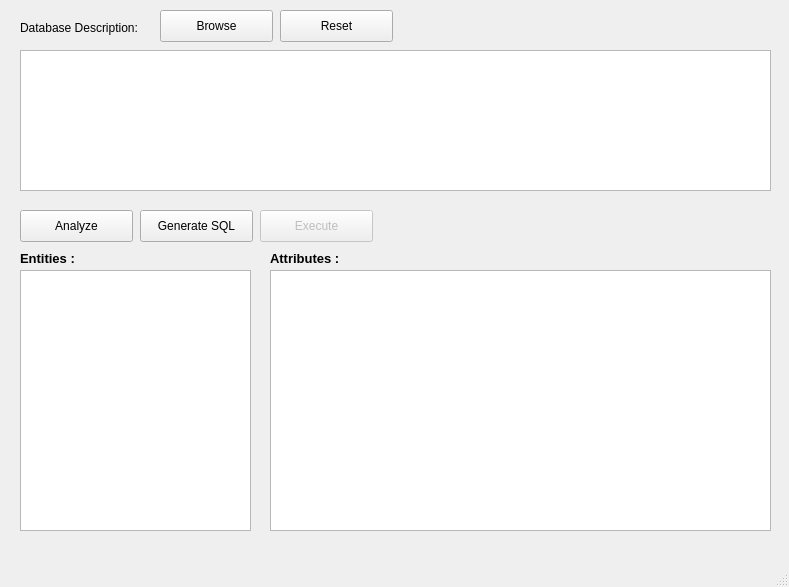
<?xml version="1.0" encoding="UTF-8"?>
<ui version="4.0">
 <class>MainWindow</class>
 <widget class="QMainWindow" name="MainWindow">
  <property name="geometry">
   <rect>
    <x>0</x>
    <y>0</y>
    <width>789</width>
    <height>587</height>
   </rect>
  </property>
  <property name="windowTitle">
   <string>Database Creator</string>
  </property>
  <widget class="QWidget" name="centralwidget">
   <widget class="QLabel" name="label">
    <property name="geometry">
     <rect>
      <x>20</x>
      <y>20</y>
      <width>141</width>
      <height>16</height>
     </rect>
    </property>
    <property name="text">
     <string>Database Description:</string>
    </property>
   </widget>
   <widget class="QPushButton" name="btn_browse">
    <property name="geometry">
     <rect>
      <x>160</x>
      <y>10</y>
      <width>113</width>
      <height>32</height>
     </rect>
    </property>
    <property name="text">
     <string>Browse</string>
    </property>
   </widget>
   <widget class="QTextEdit" name="description">
    <property name="geometry">
     <rect>
      <x>20</x>
      <y>50</y>
      <width>751</width>
      <height>141</height>
     </rect>
    </property>
    <property name="readOnly">
     <bool>true</bool>
    </property>
   </widget>
   <widget class="QLabel" name="label_3">
    <property name="geometry">
     <rect>
      <x>270</x>
      <y>250</y>
      <width>91</width>
      <height>16</height>
     </rect>
    </property>
    <property name="font">
     <font>
      <pointsize>10</pointsize>
      <weight>75</weight>
      <bold>true</bold>
     </font>
    </property>
    <property name="text">
     <string>Attributes :</string>
    </property>
   </widget>
   <widget class="QListWidget" name="entitylist">
    <property name="geometry">
     <rect>
      <x>20</x>
      <y>270</y>
      <width>231</width>
      <height>261</height>
     </rect>
    </property>
   </widget>
   <widget class="QLabel" name="label_2">
    <property name="geometry">
     <rect>
      <x>20</x>
      <y>250</y>
      <width>81</width>
      <height>16</height>
     </rect>
    </property>
    <property name="font">
     <font>
      <pointsize>10</pointsize>
      <weight>75</weight>
      <bold>true</bold>
     </font>
    </property>
    <property name="text">
     <string>Entities :</string>
    </property>
   </widget>
   <widget class="QTableWidget" name="attributetable">
    <property name="geometry">
     <rect>
      <x>270</x>
      <y>270</y>
      <width>501</width>
      <height>261</height>
     </rect>
    </property>
   </widget>
   <widget class="QPushButton" name="btn_analyze">
    <property name="geometry">
     <rect>
      <x>20</x>
      <y>210</y>
      <width>113</width>
      <height>32</height>
     </rect>
    </property>
    <property name="text">
     <string>Analyze</string>
    </property>
   </widget>
   <widget class="QPushButton" name="btn_generate">
    <property name="geometry">
     <rect>
      <x>140</x>
      <y>210</y>
      <width>113</width>
      <height>32</height>
     </rect>
    </property>
    <property name="text">
     <string>Generate SQL</string>
    </property>
   </widget>
   <widget class="QPushButton" name="pushButton_3">
    <property name="enabled">
     <bool>false</bool>
    </property>
    <property name="geometry">
     <rect>
      <x>260</x>
      <y>210</y>
      <width>113</width>
      <height>32</height>
     </rect>
    </property>
    <property name="text">
     <string>Execute</string>
    </property>
   </widget>
   <widget class="QPushButton" name="btn_reset">
    <property name="geometry">
     <rect>
      <x>280</x>
      <y>10</y>
      <width>113</width>
      <height>32</height>
     </rect>
    </property>
    <property name="text">
     <string>Reset</string>
    </property>
   </widget>
  </widget>
  <widget class="QMenuBar" name="menubar">
   <property name="geometry">
    <rect>
     <x>0</x>
     <y>0</y>
     <width>789</width>
     <height>22</height>
    </rect>
   </property>
  </widget>
  <widget class="QStatusBar" name="statusbar"/>
 </widget>
 <resources/>
 <connections/>
</ui>
